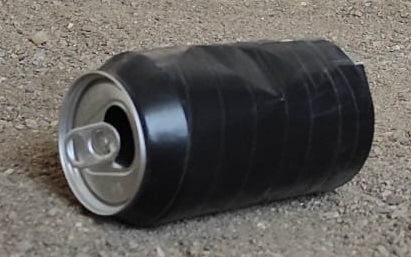
#> input picture src/black_can_img.jpeg, 411 x 257 px
$ python image_area.py
#> lines starting #> are read from the running program, lines starting #| are printed output that depends on the picture; after the words box and inside, x2 and y2 are one past the last pixel; in counts of white or black regions, pixels touching at a corner belong together
import cv2
import numpy as np


def get_area_from_box(img: np.array, threshold: int = 80) -> int:
    if img.shape[0] == 0 or img.shape[1] == 0:
        return 0
    # set color to image
    grey_img = cv2.cvtColor(img, cv2.COLOR_RGB2GRAY)
    # binarize image to the threshold
    _, bin_image = cv2.threshold(grey_img, threshold, 255, cv2.THRESH_BINARY_INV)

    # return the area of the binarized image
    return np.count_nonzero(bin_image)


def main() -> None:
    img = cv2.imread("src/black_can_img.jpeg")
#> img is the input picture: shape (257, 411, 3); mean B, G, R 91.7, 95.3, 98.3
    img = cv2.cvtColor(img, cv2.COLOR_BGR2RGB)

    print(get_area_from_box(img))
#> in get_area_from_box, `_, bin_image = cv2.threshold(grey_img, threshold, 255, cv2.THRESH_BINA..`:
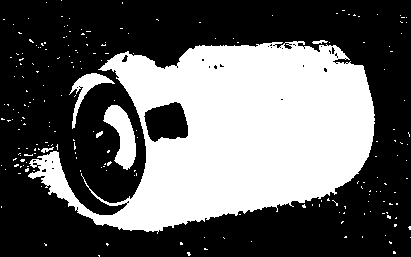
#> bin_image: shape (257, 411); 38.3% white; 210 white regions (204 under 20 px), largest, box (x1, y1, x2, y2) and area: (28, 41, 375, 234) 38013, (103, 105, 136, 170) 1125, (69, 73, 115, 129) 598, (312, 40, 328, 44) 40, (41, 147, 54, 153) 37, (96, 131, 103, 138) 28
#| 40438


if __name__ == "__main__":
    main()
